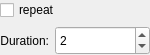
<?xml version="1.0" encoding="UTF-8"?>
<ui version="4.0">
 <author>
    SPDX-FileCopyrightText: none
    SPDX-License-Identifier: GPL-3.0-or-later
  </author>
 <class>SensorTimeConfiguration</class>
 <widget class="QWidget" name="SensorTimeConfiguration">
  <property name="geometry">
   <rect>
    <x>0</x>
    <y>0</y>
    <width>150</width>
    <height>55</height>
   </rect>
  </property>
  <property name="sizePolicy">
   <sizepolicy hsizetype="Preferred" vsizetype="Preferred">
    <horstretch>0</horstretch>
    <verstretch>0</verstretch>
   </sizepolicy>
  </property>
  <layout class="QVBoxLayout">
   <property name="leftMargin">
    <number>0</number>
   </property>
   <property name="topMargin">
    <number>0</number>
   </property>
   <property name="rightMargin">
    <number>0</number>
   </property>
   <property name="bottomMargin">
    <number>0</number>
   </property>
   <item>
    <widget class="QCheckBox" name="checkBoxRepeat">
     <property name="text">
      <string>repeat</string>
     </property>
    </widget>
   </item>
   <item>
    <layout class="QHBoxLayout">
     <item>
      <widget class="QLabel" name="label_2">
       <property name="sizePolicy">
        <sizepolicy hsizetype="Minimum" vsizetype="Preferred">
         <horstretch>0</horstretch>
         <verstretch>0</verstretch>
        </sizepolicy>
       </property>
       <property name="text">
        <string>Duration:</string>
       </property>
       <property name="alignment">
        <set>Qt::AlignRight|Qt::AlignTrailing|Qt::AlignVCenter</set>
       </property>
      </widget>
     </item>
     <item>
      <widget class="KisSliderSpinBox" name="spinBoxDuration" native="true">
       <property name="sizePolicy">
        <sizepolicy hsizetype="MinimumExpanding" vsizetype="Preferred">
         <horstretch>0</horstretch>
         <verstretch>0</verstretch>
        </sizepolicy>
       </property>
       <property name="minimum" stdset="0">
        <number>0</number>
       </property>
       <property name="maximum" stdset="0">
        <number>10000</number>
       </property>
       <property name="value" stdset="0">
        <number>2</number>
       </property>
      </widget>
     </item>
    </layout>
   </item>
  </layout>
 </widget>
 <customwidgets>
  <customwidget>
   <class>KisSliderSpinBox</class>
   <extends>QSpinBox</extends>
   <header>kis_slider_spin_box.h</header>
   <container>1</container>
  </customwidget>
 </customwidgets>
 <resources/>
 <connections/>
</ui>
